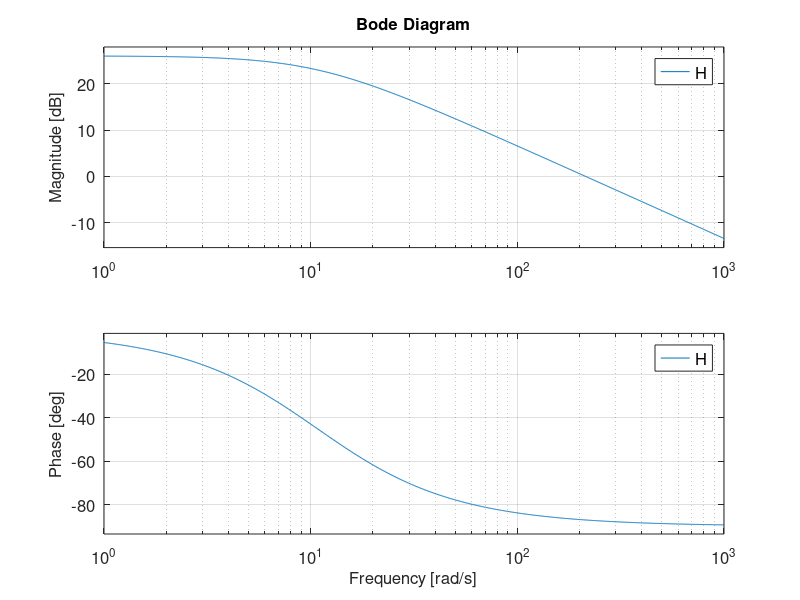
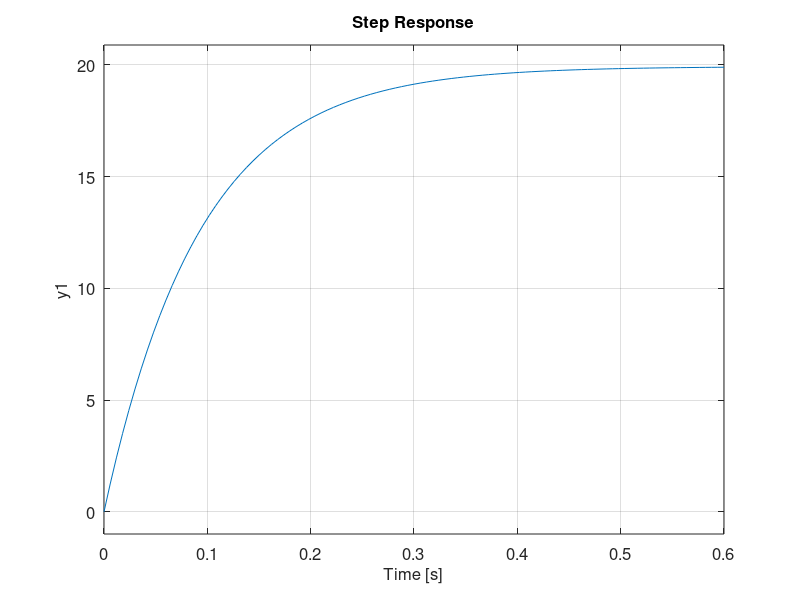

Here is the MATLAB script that generated these plots, in order:
fontsize = 12;
kt = 0.0502;
ke = kt;
jm = 221e-7;
la = 0.82e-3;
ra = 10.6;
num = kt;
den = [ra*jm ke*kt];

H = tf(num,den)
figure;
step(H)
fig_step=gcf;
grid on;
set(findall(fig_step,'-property','FontSize'),'FontSize',fontsize)

figure;
bode(H)
fig_bode=gcf;
grid on;
set(findall(fig_bode,'-property','FontSize'),'FontSize',fontsize)


saveas(fig_bode,'images/bode_response.png')
saveas(fig_step,'images/step_response.png')